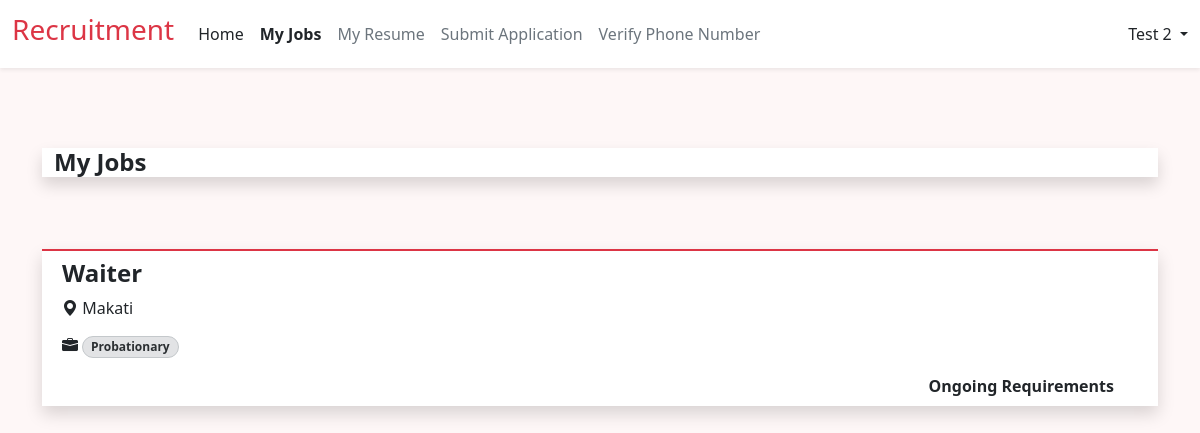
The page /my_jobs.php (signed in) on the database its author committed.
### tables this page shows
CREATE TABLE `mrfs` (
  `id` int(11) NOT NULL,
  `industry` varchar(255) NOT NULL,
  `mrf_status` varchar(255) NOT NULL,
  `closed_date` date NOT NULL,
  `request_date` date NOT NULL DEFAULT current_timestamp(),
  `client` varchar(255) NOT NULL,
  `location` varchar(255) NOT NULL,
  `aging_days` varchar(255) NOT NULL,
  `mrf_number` varchar(255) NOT NULL,
  `new_request` varchar(255) NOT NULL,
  `head_count` int(11) NOT NULL,
  `job_position` varchar(255) NOT NULL,
  `contract_type` varchar(255) NOT NULL,
  `classification` varchar(255) NOT NULL,
  `placed` int(11) NOT NULL,
  `variance` int(11) NOT NULL,
  `cancel` int(11) NOT NULL,
  `job_description` text NOT NULL,
  `qualification` text NOT NULL,
  `remarks` text NOT NULL
);

CREATE TABLE `job_applicants` (
  `id` int(12) NOT NULL,
  `user_id` int(12) NOT NULL,
  `job_id` int(12) NOT NULL,
  `application_status` varchar(255) NOT NULL,
  `interview_date` datetime DEFAULT NULL,
  `remark` text NOT NULL,
  `employee_id` int(11) NOT NULL
);

### my_jobs_process.php (called while the page is built, shortened)
<?php
include ("dbconn.php");
if ($_SESSION['user_role'] !== 'user') {
    $_SESSION['error_message'] = "Sorry. You don't have the permission to access this page.";
    header("Location: index.php");
    exit();
} else {
    $userId = $_SESSION['user_id'];
    $query =
        "SELECT mrfs.id AS mrf_id,  mrfs.job_position, mrfs.contract_type, mrfs.location, mrfs.job_description, mrfs.qualification, job_applicants.id AS applicant_id, job_applicants.application_status
        FROM mrfs
        INNER JOIN job_applicants ON mrfs.id = job_applicants.job_id
        WHERE job_applicants.user_id = ?";
    $stmt = $conn->prepare($query);
    $stmt->bind_param("i", $userId);
    $stmt->execute();
    $result = $stmt->get_result();
    function getStatusClass($status)
    {
        switch ($status) {
            default:
                return ' ';
        }
    }
}
?>

### my_jobs.php (the view, shortened to what this page needs)
<?php
include ('my_jobs_process.php');
include ("components/header.php");
?>
<!DOCTYPE html>
<html lang="en">
<head>
</head>
<body style="background-color: #F4F4F4; ">
    <div class="container">
        <div class="container-fluid bg-white shadow mb-5 mt-5 ">
            <h4 class=" mt-1 mb-1 fw-bold">My Jobs</h4>
        </div>
        <?php
        while ($row = mysqli_fetch_assoc($result)) {
            ?>
            <div class="row">
                <div class="col-sm-12 col-md-12 ">
                    <div class="container-fluid bg-white shadow mb-3 mt-4 border-2 border-top border-danger">
                        <div class="row p-2">
                            <h4 class="fw-bold">
                                <a href="" data-bs-toggle="modal"
                                    data-bs-target="#viewJobDetails<?php echo $row['mrf_id']; ?>"
                                    class="text-decoration-none text-dark"><?php echo $row['job_position'] ?></a>
                            </h4>
                            <div class="row">
                                <div class="col">
                                    <i class="bi bi-geo-alt-fill"></i><span>
                                        <?php echo $row['location']; ?>
                                    </span>
                                </div>
                            </div>
                            <div class="row">
                                <div class="col">
                                    <i class="bi bi-briefcase-fill"></i>
                                    <span
                                        class="badge bg-secondary-subtle border border-secondary-subtle text-secondary-emphasis rounded-pill mt-3">
                                        <?php echo $row['contract_type']; ?>
                                    </span>
                                </div>
                            </div>
                            <div class="row mt-3">
                                <div class="col d-flex justify-content-end">
                                    <div
                                        class="fw-bold rounded-1 <?php echo getStatusClass($row['application_status']); ?>">
                                        <?php echo $row['application_status']; ?>
                                    </div>
                                </div>
                            </div>
                        </div>
                    </div>
                </div>
            </div>
            <?php
        }
        ?>
    </div>
</body>
</html>
<?php include ('components/footer.php'); ?>

### rows shown on the page
mrfs: job_position "Waiter", location "Makati", contract_type "Probationary", job_applicants.application_status "Ongoing Requirements"

### other values the page prints
$user "Test 2"
